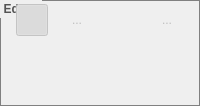
       <widget class="QGroupBox" name="groupBox_3">
        <property name="sizePolicy">
         <sizepolicy hsizetype="Preferred" vsizetype="Preferred">
          <horstretch>0</horstretch>
          <verstretch>0</verstretch>
         </sizepolicy>
        </property>
        <property name="minimumSize">
         <size>
          <width>0</width>
          <height>0</height>
         </size>
        </property>
        <property name="styleSheet">
         <string notr="true"> QGroupBox {
	 font: bold gray;
	color: rgb(84, 84, 84);
     border: 1px solid gray;
/*     border-radius: 5px; */
     margin-top: 2ex; /* leave space at the top for the title */
     padding: 2px
 }

QGroupBox::title {
     font: bold 10px;
     subcontrol-origin: margin;
     subcontrol-position: left top; /* position at the top center */
     padding: 2px;
 }</string>
        </property>
        <property name="title">
         <string>Editor</string>
        </property>
        <layout class="QGridLayout" name="gridLayout_2">
         <property name="margin">
          <number>1</number>
         </property>
         <property name="spacing">
          <number>1</number>
         </property>
         <item row="0" column="0">
          <widget class="QToolButton" name="viewbutton">
           <property name="enabled">
            <bool>false</bool>
           </property>
           <property name="minimumSize">
            <size>
             <width>32</width>
             <height>32</height>
            </size>
           </property>
           <property name="maximumSize">
            <size>
             <width>32</width>
             <height>32</height>
            </size>
           </property>
           <property name="toolTip">
            <string>Free view</string>
           </property>
           <property name="statusTip">
            <string>Move freely throughout the volume</string>
           </property>
           <property name="text">
            <string/>
           </property>
           <property name="icon">
            <iconset resource="editor.qrc">
             <normaloff>:/newPrefix/icons/eye.png</normaloff>:/newPrefix/icons/eye.png</iconset>
           </property>
           <property name="iconSize">
            <size>
             <width>24</width>
             <height>24</height>
            </size>
           </property>
           <property name="shortcut">
            <string>Q</string>
           </property>
           <property name="checkable">
            <bool>true</bool>
           </property>
           <property name="checked">
            <bool>true</bool>
           </property>
           <property name="autoExclusive">
            <bool>true</bool>
           </property>
           <property name="autoRaise">
            <bool>true</bool>
           </property>
          </widget>
         </item>
         <item row="0" column="3">
          <widget class="QToolButton" name="paintbutton">
           <property name="enabled">
            <bool>false</bool>
           </property>
           <property name="minimumSize">
            <size>
             <width>32</width>
             <height>32</height>
            </size>
           </property>
           <property name="maximumSize">
            <size>
             <width>32</width>
             <height>32</height>
            </size>
           </property>
           <property name="toolTip">
            <string>Edit pixel value</string>
           </property>
           <property name="statusTip">
            <string>Edit the selected pixel value</string>
           </property>
           <property name="text">
            <string/>
           </property>
           <property name="icon">
            <iconset resource="editor.qrc">
             <normaloff>:/newPrefix/icons/pencil.png</normaloff>:/newPrefix/icons/pencil.png</iconset>
           </property>
           <property name="iconSize">
            <size>
             <width>24</width>
             <height>24</height>
            </size>
           </property>
           <property name="shortcut">
            <string>E</string>
           </property>
           <property name="checkable">
            <bool>true</bool>
           </property>
           <property name="autoExclusive">
            <bool>true</bool>
           </property>
           <property name="autoRaise">
            <bool>true</bool>
           </property>
          </widget>
         </item>
         <item row="0" column="2">
          <widget class="QToolButton" name="pickerbutton">
           <property name="enabled">
            <bool>false</bool>
           </property>
           <property name="minimumSize">
            <size>
             <width>32</width>
             <height>32</height>
            </size>
           </property>
           <property name="maximumSize">
            <size>
             <width>32</width>
             <height>32</height>
            </size>
           </property>
           <property name="toolTip">
            <string>Pick object label</string>
           </property>
           <property name="statusTip">
            <string>Pick the label of the object pointing to</string>
           </property>
           <property name="text">
            <string>...</string>
           </property>
           <property name="icon">
            <iconset resource="editor.qrc">
             <normaloff>:/newPrefix/icons/colorpicker.png</normaloff>:/newPrefix/icons/colorpicker.png</iconset>
           </property>
           <property name="iconSize">
            <size>
             <width>24</width>
             <height>24</height>
            </size>
           </property>
           <property name="shortcut">
            <string>W</string>
           </property>
           <property name="checkable">
            <bool>true</bool>
           </property>
           <property name="autoExclusive">
            <bool>true</bool>
           </property>
           <property name="autoRaise">
            <bool>true</bool>
           </property>
          </widget>
         </item>
         <item row="1" column="0">
          <widget class="QToolButton" name="selectbutton">
           <property name="enabled">
            <bool>false</bool>
           </property>
           <property name="minimumSize">
            <size>
             <width>32</width>
             <height>32</height>
            </size>
           </property>
           <property name="maximumSize">
            <size>
             <width>32</width>
             <height>32</height>
            </size>
           </property>
           <property name="toolTip">
            <string>Box selection tool</string>
           </property>
           <property name="statusTip">
            <string>Select a region of the volume</string>
           </property>
           <property name="text">
            <string/>
           </property>
           <property name="icon">
            <iconset resource="editor.qrc">
             <normaloff>:/newPrefix/icons/select.png</normaloff>:/newPrefix/icons/select.png</iconset>
           </property>
           <property name="iconSize">
            <size>
             <width>24</width>
             <height>24</height>
            </size>
           </property>
           <property name="shortcut">
            <string>A</string>
           </property>
           <property name="checkable">
            <bool>true</bool>
           </property>
           <property name="autoExclusive">
            <bool>true</bool>
           </property>
           <property name="autoRaise">
            <bool>true</bool>
           </property>
          </widget>
         </item>
         <item row="0" column="4">
          <widget class="QToolButton" name="erasebutton">
           <property name="enabled">
            <bool>false</bool>
           </property>
           <property name="minimumSize">
            <size>
             <width>32</width>
             <height>32</height>
            </size>
           </property>
           <property name="maximumSize">
            <size>
             <width>32</width>
             <height>32</height>
            </size>
           </property>
           <property name="toolTip">
            <string>Eraser tool</string>
           </property>
           <property name="statusTip">
            <string>Erases selected voxels</string>
           </property>
           <property name="text">
            <string>...</string>
           </property>
           <property name="icon">
            <iconset resource="editor.qrc">
             <normaloff>:/newPrefix/icons/eraser.png</normaloff>:/newPrefix/icons/eraser.png</iconset>
           </property>
           <property name="iconSize">
            <size>
             <width>24</width>
             <height>24</height>
            </size>
           </property>
           <property name="shortcut">
            <string>R</string>
           </property>
           <property name="checkable">
            <bool>true</bool>
           </property>
           <property name="autoExclusive">
            <bool>true</bool>
           </property>
           <property name="autoRaise">
            <bool>true</bool>
           </property>
          </widget>
         </item>
         <item row="1" column="4">
          <widget class="QToolButton" name="relabelbutton">
           <property name="enabled">
            <bool>false</bool>
           </property>
           <property name="minimumSize">
            <size>
             <width>32</width>
             <height>32</height>
            </size>
           </property>
           <property name="maximumSize">
            <size>
             <width>32</width>
             <height>32</height>
            </size>
           </property>
           <property name="toolTip">
            <string>Relabel tool</string>
           </property>
           <property name="statusTip">
            <string>Changes the labels of the pixels of the selected region</string>
           </property>
           <property name="text">
            <string/>
           </property>
           <property name="icon">
            <iconset resource="editor.qrc">
             <normaloff>:/newPrefix/icons/relabel.png</normaloff>:/newPrefix/icons/relabel.png</iconset>
           </property>
           <property name="iconSize">
            <size>
             <width>24</width>
             <height>24</height>
            </size>
           </property>
           <property name="shortcut">
            <string>F</string>
           </property>
           <property name="autoRaise">
            <bool>true</bool>
           </property>
          </widget>
         </item>
         <item row="1" column="3">
          <widget class="QToolButton" name="cutbutton">
           <property name="enabled">
            <bool>false</bool>
           </property>
           <property name="minimumSize">
            <size>
             <width>32</width>
             <height>32</height>
            </size>
           </property>
           <property name="maximumSize">
            <size>
             <width>32</width>
             <height>32</height>
            </size>
           </property>
           <property name="toolTip">
            <string>Cut tool</string>
           </property>
           <property name="statusTip">
            <string>Cuts selected region of the volume</string>
           </property>
           <property name="text">
            <string/>
           </property>
           <property name="icon">
            <iconset resource="editor.qrc">
             <normaloff>:/newPrefix/icons/cut.png</normaloff>:/newPrefix/icons/cut.png</iconset>
           </property>
           <property name="iconSize">
            <size>
             <width>24</width>
             <height>24</height>
            </size>
           </property>
           <property name="shortcut">
            <string>D</string>
           </property>
           <property name="autoRaise">
            <bool>true</bool>
           </property>
          </widget>
         </item>
         <item row="1" column="2">
          <widget class="QToolButton" name="wandButton">
           <property name="enabled">
            <bool>false</bool>
           </property>
           <property name="minimumSize">
            <size>
             <width>32</width>
             <height>32</height>
            </size>
           </property>
           <property name="maximumSize">
            <size>
             <width>32</width>
             <height>32</height>
            </size>
           </property>
           <property name="toolTip">
            <string>Select one or various contiguous volumes</string>
           </property>
           <property name="statusTip">
            <string>Select one or various contiguous volumes</string>
           </property>
           <property name="text">
            <string/>
           </property>
           <property name="icon">
            <iconset resource="editor.qrc">
             <normaloff>:/newPrefix/icons/wand.png</normaloff>:/newPrefix/icons/wand.png</iconset>
           </property>
           <property name="iconSize">
            <size>
             <width>24</width>
             <height>24</height>
            </size>
           </property>
           <property name="shortcut">
            <string>S</string>
           </property>
           <property name="checkable">
            <bool>true</bool>
           </property>
           <property name="autoExclusive">
            <bool>true</bool>
           </property>
           <property name="autoRaise">
            <bool>true</bool>
           </property>
          </widget>
         </item>
         <item row="2" column="0">
          <widget class="QToolButton" name="lassoButton">
           <property name="enabled">
            <bool>false</bool>
           </property>
           <property name="minimumSize">
            <size>
             <width>32</width>
             <height>32</height>
            </size>
           </property>
           <property name="maximumSize">
            <size>
             <width>32</width>
             <height>32</height>
            </size>
           </property>
           <property name="toolTip">
            <string>Lasso selection</string>
           </property>
           <property name="statusTip">
            <string>Select a region of the volume using lasso selection</string>
           </property>
           <property name="text">
            <string/>
           </property>
           <property name="icon">
            <iconset resource="editor.qrc">
             <normaloff>:/newPrefix/icons/lasso.png</normaloff>:/newPrefix/icons/lasso.png</iconset>
           </property>
           <property name="iconSize">
            <size>
             <width>24</width>
             <height>24</height>
            </size>
           </property>
           <property name="shortcut">
            <string>Z</string>
           </property>
           <property name="checkable">
            <bool>true</bool>
           </property>
           <property name="autoExclusive">
            <bool>true</bool>
           </property>
           <property name="autoRaise">
            <bool>true</bool>
           </property>
          </widget>
         </item>
        </layout>
       </widget>
